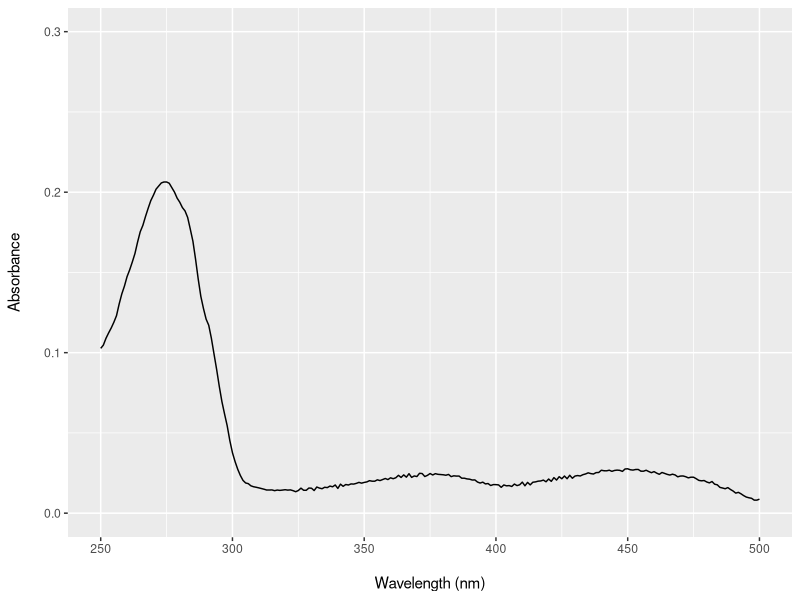

Here is the R script that generated this plot:
graphics.off()
remove(list = ls())

library(ggplot2)
library(cowplot)

#valeurs <- data.frame(read.csv("tamp + 5µl NQR ligne base.csv", header = TRUE))
valeurs <- data.frame(read.csv("NQR ox 3.csv", header = TRUE))

colnames(valeurs) <- c("x", "y")

g <- ggplot (valeurs, aes(x, y))
g <- g + geom_line()
g <- g + scale_x_continuous(name = "\nWavelength (nm)", limits = c(250, 500))
g <- g + scale_y_continuous(name = "Absorbance\n", limits = c(0, 0.3))
g
#save_plot('280_460_redoxNQR.png', g, base_aspect_ratio = 1.3)

save_plot('280_460_redoxNQR_3.png', g, base_aspect_ratio = 1.3)
